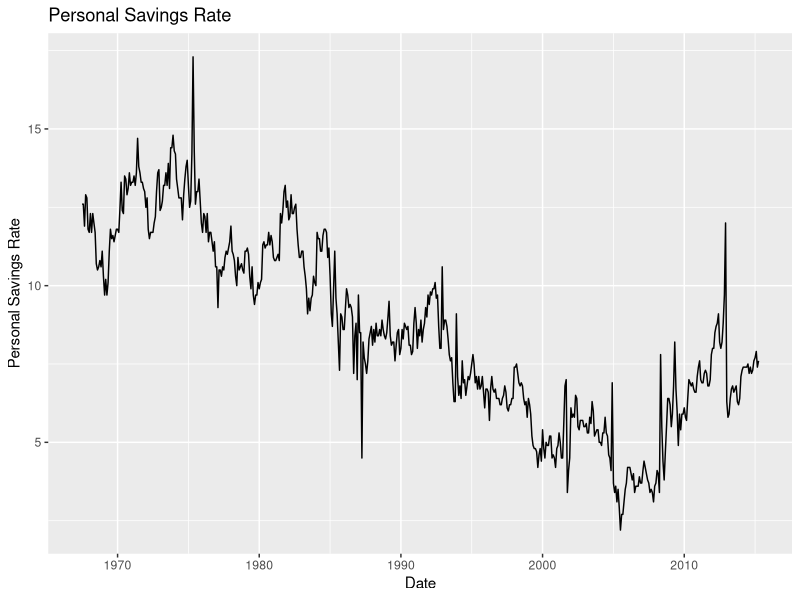

R code for this plot:
## ---- chunk 1
#| message: false
#| echo: false

library(tidyverse)

data(economics, package = 'ggplot2')

ggplot(economics) +
  aes(x = date, y = psavert) +
  geom_line() +
  labs(title = "Personal Savings Rate",
       x = "Date",
       y = "Personal Savings Rate")
## ---- chunk 2
# make an appropriate figure
## ---- chunk 3
# make an appropriate figure
